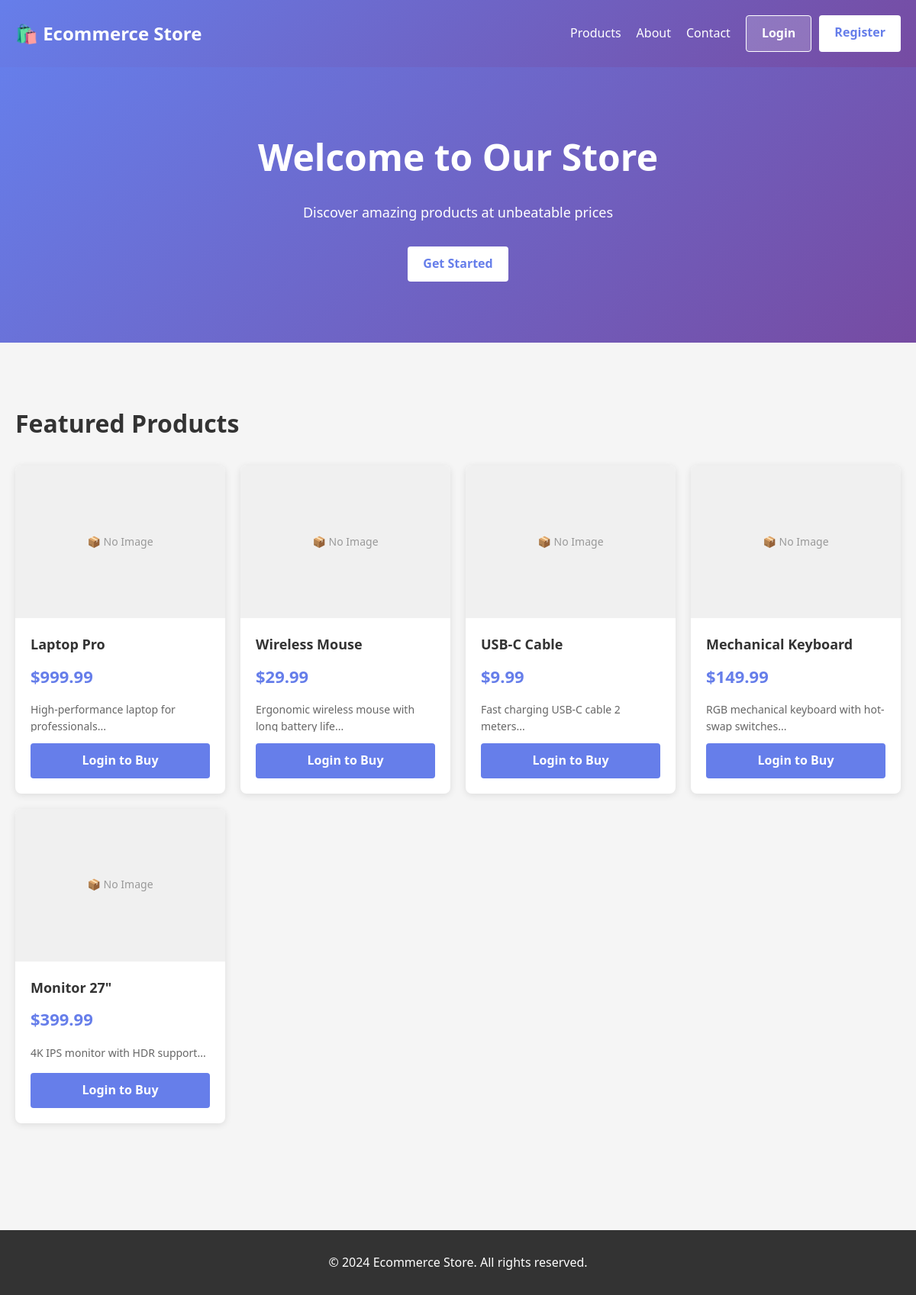
Page /Files/index.php on the committed database.
### tables this page shows
CREATE TABLE IF NOT EXISTS products (
    id INT PRIMARY KEY AUTO_INCREMENT,
    name VARCHAR(255) NOT NULL,
    description LONGTEXT,
    price DECIMAL(10, 2) NOT NULL,
    quantity INT NOT NULL DEFAULT 0,
    category VARCHAR(100),
    image_url VARCHAR(255),
    created_at TIMESTAMP DEFAULT CURRENT_TIMESTAMP,
    updated_at TIMESTAMP DEFAULT CURRENT_TIMESTAMP ON UPDATE CURRENT_TIMESTAMP
);

### Files/index.php (the view, shortened to what this page needs)
<?php
require_once 'config/database.php';
$is_logged_in = isset($_SESSION['user_id']);
$username = $_SESSION['username'] ?? '';
$products = [];
$result = $conn->query('SELECT id, name, price, image_url, description FROM products LIMIT 6');
if ($result) {
    while ($row = $result->fetch_assoc()) {
        $products[] = $row;
    }
}
?>
<!DOCTYPE html>
<html lang="en">
<head>
</head>
<body>
    <header>
        <div class="navbar">
            <a href="index.php" class="logo">🛍️ Ecommerce Store</a>
            <nav>
                <a href="#products">Products</a>
                <a href="#about">About</a>
                <a href="#contact">Contact</a>
                <div class="auth-buttons">
                    <?php if ($is_logged_in): ?>
                        <span class="user-greeting">Welcome, <?php echo htmlspecialchars($username); ?></span>
                        <a href="user/logout.php" class="btn btn-primary">Logout</a>
                    <?php else: ?>
                        <a href="user/login.php" class="btn btn-secondary">Login</a>
                        <a href="user/register.php" class="btn btn-primary">Register</a>
                    <?php endif; ?>
                </div>
            </nav>
        </div>
    </header>
    <section class="hero">
        <h1>Welcome to Our Store</h1>
        <p>Discover amazing products at unbeatable prices</p>
        <?php if (!$is_logged_in): ?>
            <a href="user/register.php" class="btn btn-primary" style="display: inline-block;">Get Started</a>
        <?php endif; ?>
    </section>
    <div class="container">
        <section class="products-section" id="products">
            <h2 class="section-title">Featured Products</h2>
            <?php if (!empty($products)): ?>
                <div class="products-grid">
                    <?php foreach ($products as $product): ?>
                        <div class="product-card">
                            <div class="product-image">
                                <?php if ($product['image_url']): ?>
                                    <img src="<?php echo htmlspecialchars($product['image_url']); ?>" alt="<?php echo htmlspecialchars($product['name']); ?>" style="width: 100%; height: 100%; object-fit: cover;">
                                <?php else: ?>
                                    📦 No Image
                                <?php endif; ?>
                            </div>
                            <div class="product-info">
                                <div class="product-name"><?php echo htmlspecialchars($product['name']); ?></div>
                                <div class="product-price">$<?php echo number_format($product['price'], 2); ?></div>
                                <div class="product-description"><?php echo htmlspecialchars(substr($product['description'] ?? '', 0, 50)); ?>...</div>
                                <?php if ($is_logged_in): ?>
                                    <button class="btn-add-cart" onclick="addToCart(<?php echo $product['id']; ?>)">Add to Cart</button>
                                <?php else: ?>
                                    <a href="user/login.php" class="btn-add-cart" style="display: block; text-align: center; text-decoration: none;">Login to Buy</a>
                                <?php endif; ?>
                            </div>
                        </div>
                    <?php endforeach; ?>
                </div>
            <?php else: ?>
                <div class="no-products">
                    <p>No products available at the moment</p>
                </div>
            <?php endif; ?>
        </section>
    </div>
    <footer>
        <p>&copy; 2024 Ecommerce Store. All rights reserved.</p>
    </footer>
</body>
</html>

### Files/index.php (style rules this page uses)
* { margin: 0; padding: 0; box-sizing: border-box; }
body { font-family: 'Segoe UI', Tahoma, Geneva, Verdana, sans-serif; background-color: #f5f5f5; line-height: 1.6; }
header { background: linear-gradient(135deg, #667eea 0%, #764ba2 100%); color: white; padding: 20px 0; box-shadow: 0 2px 10px rgba(0, 0, 0, 0.1); }
.navbar { display: flex; justify-content: space-between; align-items: center; max-width: 1200px; margin: 0 auto; padding: 0 20px; }
.logo { font-size: 24px; font-weight: bold; text-decoration: none; color: white; }
nav { display: flex; gap: 20px; align-items: center; }
nav a { color: white; text-decoration: none; transition: opacity 0.3s; }
.auth-buttons { display: flex; gap: 10px; }
.btn { padding: 10px 20px; border-radius: 4px; text-decoration: none; font-weight: 600; cursor: pointer; border: none; transition: all 0.3s; }
.btn-primary { background: white; color: #667eea; }
.btn-secondary { background: rgba(255, 255, 255, 0.2); color: white; border: 1px solid white; }
.hero { background: linear-gradient(135deg, #667eea 0%, #764ba2 100%); color: white; padding: 80px 20px; text-align: center; }
.hero h1 { font-size: 48px; margin-bottom: 20px; }
.hero p { font-size: 18px; margin-bottom: 30px; }
.container { max-width: 1200px; margin: 0 auto; padding: 20px; }
.products-section { margin-top: 60px; }
.section-title { font-size: 32px; margin-bottom: 30px; color: #333; }
.products-grid { display: grid; grid-template-columns: repeat(auto-fill, minmax(250px, 1fr)); gap: 20px; margin-bottom: 60px; }
.product-card { background: white; border-radius: 8px; overflow: hidden; box-shadow: 0 2px 10px rgba(0, 0, 0, 0.1); transition: transform 0.3s, box-shadow 0.3s; cursor: pointer; }
.product-image { width: 100%; height: 200px; background: #f0f0f0; display: flex; align-items: center; justify-content: center; color: #999; font-size: 14px; }
.product-info { padding: 20px; }
.product-name { font-size: 18px; font-weight: 600; color: #333; margin-bottom: 10px; }
.product-price { font-size: 22px; color: #667eea; font-weight: bold; margin-bottom: 15px; }
.product-description { color: #666; font-size: 14px; margin-bottom: 15px; max-height: 40px; overflow: hidden; text-overflow: ellipsis; }
.btn-add-cart { width: 100%; padding: 10px; background: #667eea; color: white; border: none; border-radius: 4px; cursor: pointer; font-weight: 600; transition: background 0.3s; }
footer { background: #333; color: white; text-align: center; padding: 30px 20px; margin-top: 60px; }

### rows in the picture
products: shows "📦 No Image", name "Laptop Pro", price "999.99", description "High-performance laptop for professionals"
products: shows "📦 No Image", name "Wireless Mouse", price "29.99", description "Ergonomic wireless mouse with long battery life"
products: shows "📦 No Image", name "USB-C Cable", price "9.99", description "Fast charging USB-C cable 2 meters"
products: shows "📦 No Image", name "Mechanical Keyboard", price "149.99", description "RGB mechanical keyboard with hot-swap switches"
products: shows "📦 No Image", name "Monitor 27\"", price "399.99", description "4K IPS monitor with HDR support"
